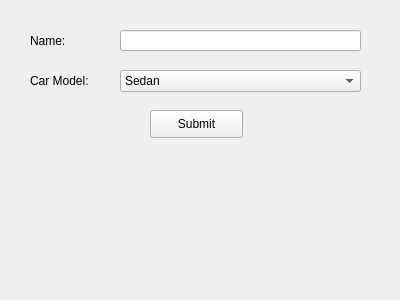
<?xml version="1.0" encoding="UTF-8"?>
<ui version="4.0">
 <class>CarPurchaseForm</class>
 <widget class="QWidget" name="CarPurchaseForm">
  <property name="geometry">
   <rect>
    <x>0</x>
    <y>0</y>
    <width>400</width>
    <height>300</height>
   </rect>
  </property>
  <property name="windowTitle">
   <string>Car Purchase</string>
  </property>
  <widget class="QLabel" name="label">
   <property name="geometry">
    <rect>
     <x>30</x>
     <y>30</y>
     <width>81</width>
     <height>21</height>
    </rect>
   </property>
   <property name="text">
    <string>Name:</string>
   </property>
  </widget>
  <widget class="QLineEdit" name="nameLineEdit">
   <property name="geometry">
    <rect>
     <x>120</x>
     <y>30</y>
     <width>241</width>
     <height>21</height>
    </rect>
   </property>
  </widget>
  <widget class="QLabel" name="label_2">
   <property name="geometry">
    <rect>
     <x>30</x>
     <y>70</y>
     <width>81</width>
     <height>21</height>
    </rect>
   </property>
   <property name="text">
    <string>Car Model:</string>
   </property>
  </widget>
  <widget class="QComboBox" name="carModelComboBox">
   <property name="geometry">
    <rect>
     <x>120</x>
     <y>70</y>
     <width>241</width>
     <height>22</height>
    </rect>
   </property>
   <item>
    <property name="text">
     <string>Sedan</string>
    </property>
   </item>
   <item>
    <property name="text">
     <string>SUV</string>
    </property>
   </item>
   <item>
    <property name="text">
     <string>Hatchback</string>
    </property>
   </item>
  </widget>
  <widget class="QPushButton" name="submitButton">
   <property name="geometry">
    <rect>
     <x>150</x>
     <y>110</y>
     <width>93</width>
     <height>28</height>
    </rect>
   </property>
   <property name="text">
    <string>Submit</string>
   </property>
  </widget>
 </widget>
 <resources/>
 <connections/>
</ui>
